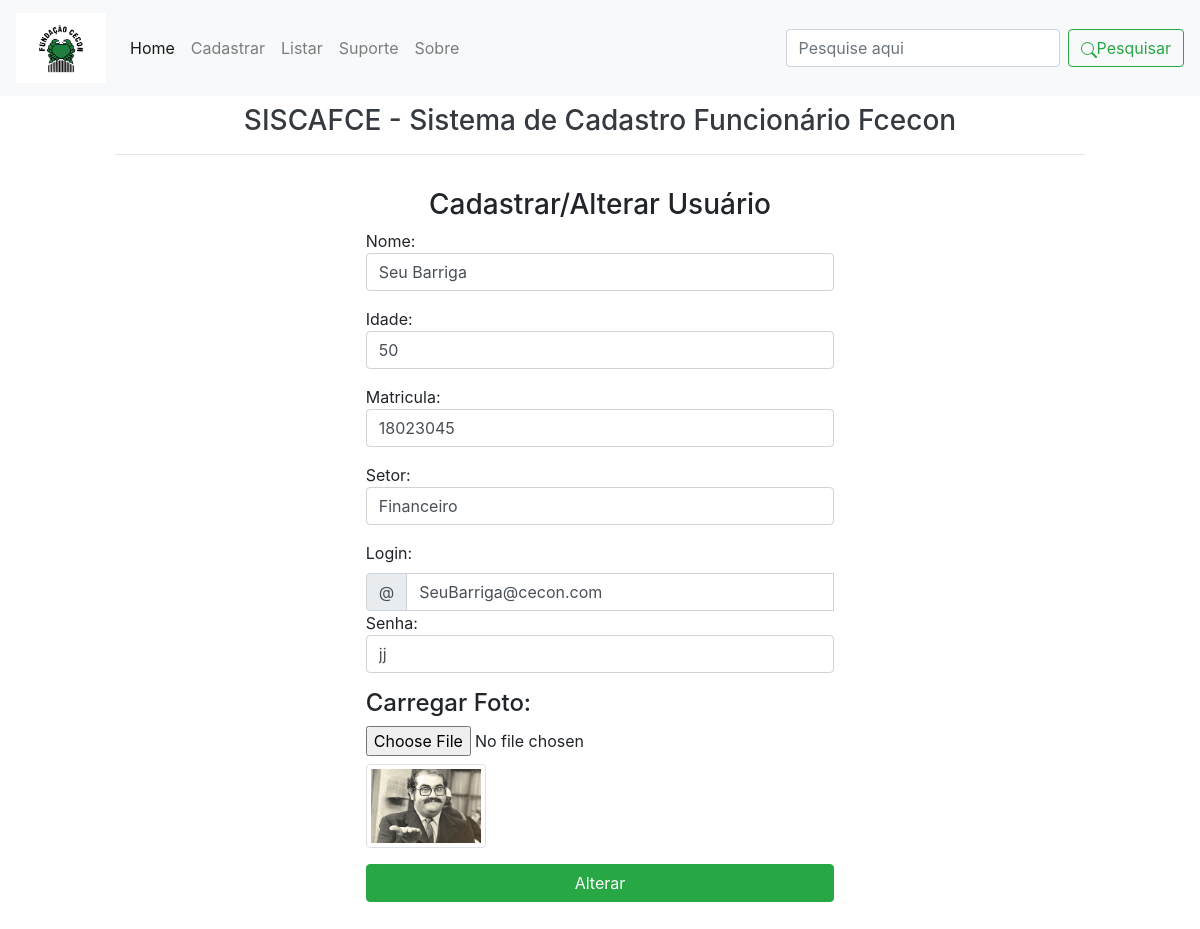
Screenshot of /register.php?edit=45 with the database file from the repository.
### tables this page shows
CREATE TABLE `usuario` (
  `id` int(11) NOT NULL,
  `name` varchar(50) NOT NULL,
  `idade` int(11) NOT NULL,
  `matricula` varchar(50) NOT NULL,
  `setor` varchar(50) NOT NULL,
  `login` varchar(50) NOT NULL,
  `senha` varchar(50) NOT NULL,
  `photo` varchar(255) NOT NULL
);

### action2.php (called while the page is built, shortened)
<?php
include 'config.php';
if(isset($_GET['edit'])){
$id=$_GET['edit'];
$query="SELECT * FROM usuario WHERE id=?";
$stmt=$conn->prepare($query);
$stmt->bind_param("i",$id);
$stmt->execute();
$result=$stmt->get_result();
$row=$result->fetch_assoc();
$name=$row['name'];
$idade=$row['idade'];
$matricula=$row['matricula'];
$setor=$row['setor'];
$login=$row['login'];
$senha=$row['senha'];
$photo=$row['photo'];
$update=true;
}
?>

### register.php (the view, shortened to what this page needs)
<?php
include 'action2.php';
?>
<!DOCTYPE html>
<html>
<head>
<link rel="stylesheet" href="css/bootstrap.min.css">
<link href="../assets/css/bootstrap.css" rel="stylesheet">
</head>
<body>
<nav class="navbar navbar-expand-lg navbar-light bg-light">
  <a class="navbar-brand" href="#">
  <img width="90px" height="70px" src="imagens/cecon-logo.jpg"/>
  </a>
  <div class="collapse navbar-collapse" id="navbarSupportedContent">
    <ul class="navbar-nav mr-auto">
      <li class="nav-item active">
        <a class="nav-link" href="/cecon/index.php">Home<span class="sr-only">(current)</span></a>
      </li>
      <li class="nav-item">
        <a class="nav-link" href="/cecon/register.php">Cadastrar</a>
      </li>
      <li class="nav-item">
        <a class="nav-link" href="/cecon/list.php">Listar</a>
      </li>
      <li class="nav-item">
        <a class="nav-link" href="#">Suporte</a>
      </li>
      <li class="nav-item">
        <a class="nav-link" href="#">Sobre</a>
      </li>
     </ul>
    <form class="form-inline my-2 my-lg-0">
      <input class="form-control mr-sm-2" type="search" placeholder="Pesquise aqui " aria-label="Search">
      <button class="btn btn-outline-success my-2 my-sm-0" type="submit" name="pesquisar">Pesquisar</button>
    </form>
  </div>
</nav>
<div class="container-fluid">
<div class="row justify-content-center">
<div class="col-md-10">
<h3 class="text-center text-dark mt-2">SISCAFCE - Sistema de Cadastro Funcionário Fcecon</h3>
<hr>
</div>
</div>
<p align="center"><table align="center">
<tr>
<td>
 <div class="col-md-15">
<h3 class="text-center ">Cadastrar/Alterar Usuário</h3>
<form action="action2.php" method="post" enctype="multipart/form-data">
  <h7 class="text-left ">Nome:</h7>
  <div class="form-group">
    <input type="text" class="form-control" value="<?= $name; ?> "  name="name"  required>
  </div>
  <h7 class="text-left ">Idade:</h7>
  <div class="form-group">
    <input type="text" class="form-control" value="<?= $idade; ?> " name="idade"  required>
  </div>
  <h7 class="text-left ">Matricula:</h7>
  <div class="form-group">
    <input type="text" class="form-control" value="<?= $matricula; ?> "  name="matricula"  required>
  </div>
  <h7 class="text-left ">Setor:</h7>
  <div class="form-group">
    <input type="text" class="form-control" value="<?= $setor; ?> " name="setor" required>
  </div>
  <div class="mb-3">
          <label for="username">Login:</label>
          <div class="input-group">
            <div class="input-group-prepend">
              <span class="input-group-text">@</span>
            </div>
            <input type="text" class="form-control" name="login" value="<?= $login; ?>" required >
  </div>
  <h7 class="text-left ">Senha:</h7>
  <div class="form-group">
    <input type="text" class="form-control"  value="<?= $senha; ?> "name="senha" required>
  </div>
    <div class="form-group">
    <h4>Carregar Foto:</h4>
    <input type="file" name="image" class="custom-file">
    <img src="<?= $photo; ?>" width="120" class="img-thumbnail">
  </div>
  <div class="form-group">
  <?php if($update==true){?>
        <input type="submit" name="update" class="btn btn-success btn-block" value="Alterar">
  <?php }else{ ?>
        <input type="submit" name="add" class="btn btn-success btn-block" value="Cadastrar">
  <?php } ?>
</div>
</td>
</tr>
</table></p>
</body>
</html>

### rows the page displays
usuario: name "Seu Barriga", idade "50", matricula "18023045", setor "Financeiro", login "SeuBarriga@cecon.com", senha "jj", photo (picture)
